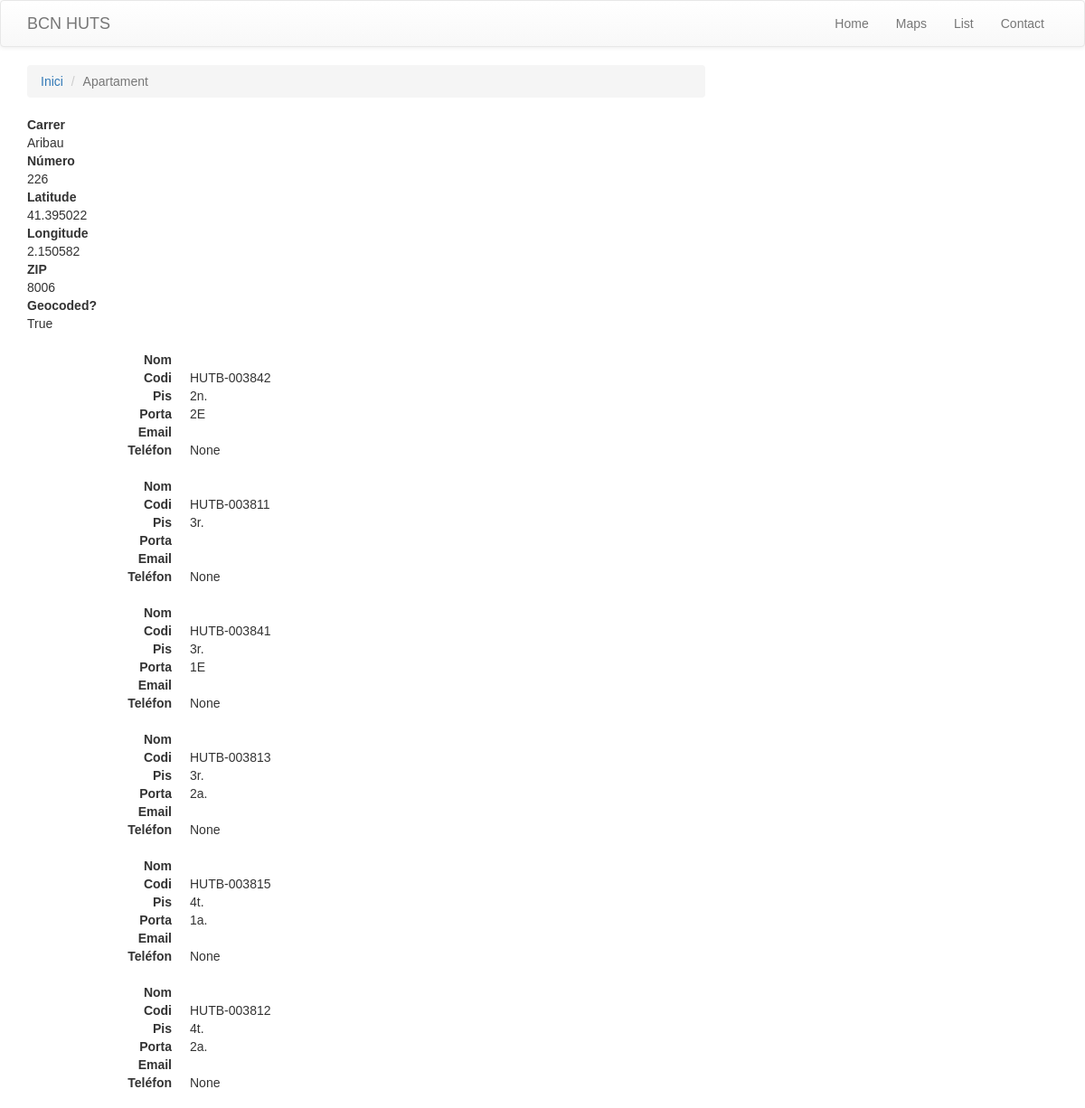
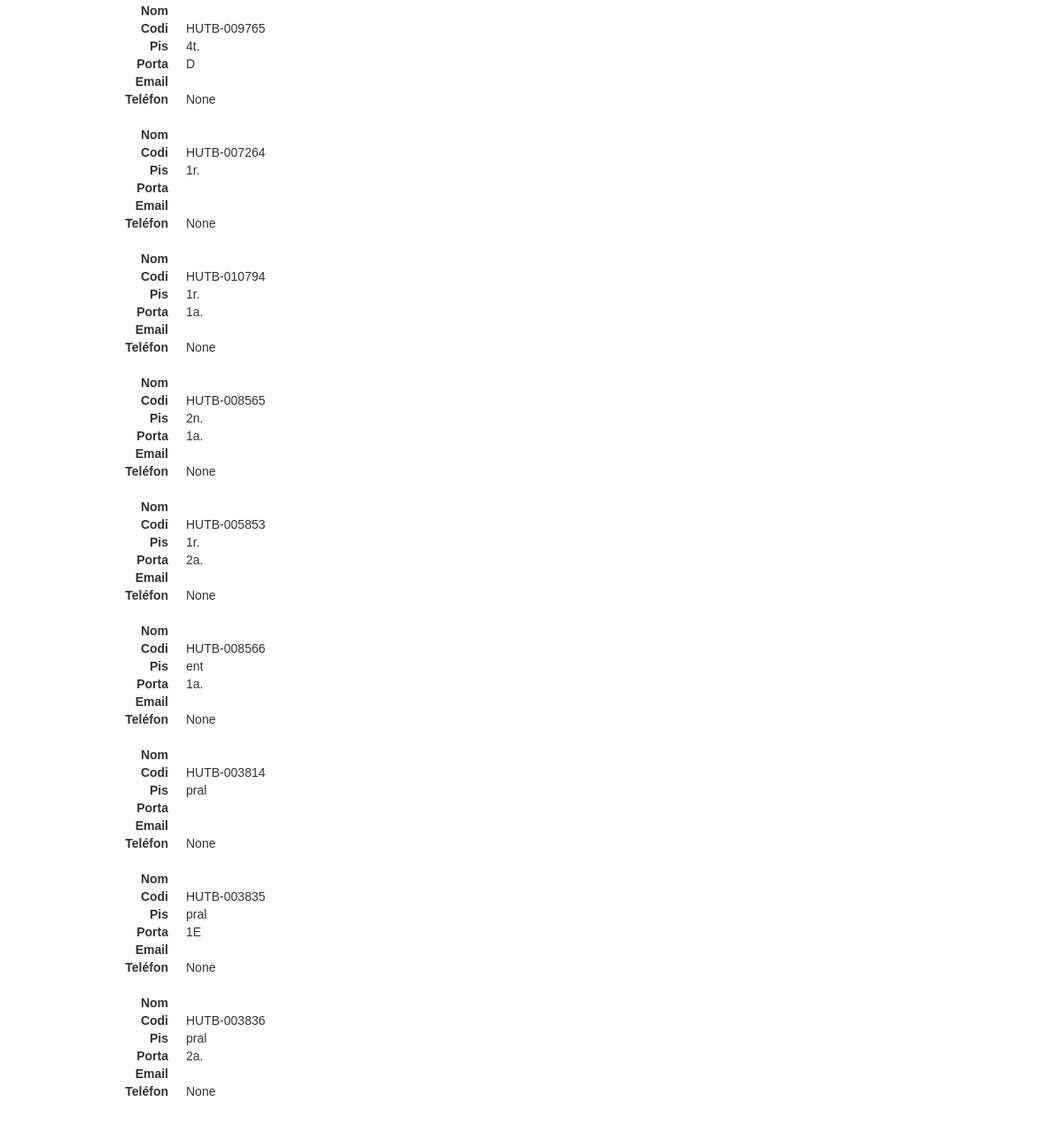
The page /736/ on the database its author committed (2 pictures, top to bottom).
### hutsAPI/models.py (models this page shows, shortened)
class Building (models.Model):
    zip = models.IntegerField(null=True)
    latitude = models.FloatField(null = True)
    longitude = models.FloatField(null=True)
    street = models.CharField(max_length=100, null=True, blank = True)
    number = models.CharField(max_length=100, null=True, blank = True)
    bloc = models.CharField(max_length=10, blank=True)
    geocoded = models.BooleanField(default=False)

class Hut(models.Model):
    code = models.CharField(max_length=30)
    DC = models.IntegerField()
    name = models.CharField(max_length=100, blank=True)
    email = models.EmailField(blank=True)
    telefon = models.IntegerField(null=True)
    flat = models.CharField(max_length=10, null=True)
    door = models.CharField(max_length=10, null=True)
    building = models.ForeignKey(Building,related_name='hut', default=0)

### hutsAPI/views.py (the view)
# urls.py: url(r'^(?P<hut_id>[0-9]+)/$', views.detail, name='detail'),
def detail(request, hut_id):
    try:
        building = Building.objects.get(pk=hut_id)
    except Hut.DoesNotExist:
        raise Http404("HUT does not exist")
    return render(request, 'detail.html', {'building': building})

### hutsAPI/templates/detail.html (shortened to what this page needs)
{% extends "base.html" %}
{% load staticfiles %}
{% block content %}
    <ol class="breadcrumb">
      <li><a href="/">Inici</a></li>
        <li class="active">Apartament</li>
    </ol>
    <dl>
        <dt>Carrer</dt>
        <dd>{{building.street}}</dd>
        <dt>Número</dt>
        <dd>{{building.number}}</dd>
        <dt>Latitude</dt>
        <dd>{{building.latitude}}</dd>
        <dt>Longitude</dt>
        <dd>{{building.longitude}}</dd>
        <dt>ZIP</dt>
        <dd>{{building.zip}}</dd>
        <dt>Geocoded?</dt>
        <dd>{{building.geocoded}}</dd>
    </dl>
    {% for hut in building.hut.all %}
    <dl class="dl-horizontal">
        <dt>Nom</dt>
        <dd>{{ hut.name }}</dd>
        <dt>Codi</dt>
        <dd>{{hut.code}}</dd><dt>Pis</dt>
        <dd>{{hut.flat}}</dd>
        <dt>Porta</dt>
        <dd>{{hut.door}}</dd>
        <dt>Email</dt>
        <dd>{{hut.email}}</dd>
        <dt>Teléfon</dt>
        <dd>{{hut.telefon}}</dd>
    </dl>
    {% endfor %}
    <div  id=map></div>
{% endblock content %}

### hutsAPI/templates/detail.html (style rules this page uses)
body { font-family: sans-serif }
#map { width: 500px; height: 300px }

### rows shown on the page
Building: street "Aribau", number "226", latitude "41.395022", longitude "2.150582", zip "8006", geocoded "True"
Hut: code "HUTB-003842", flat "2n.", door "2E", telefon "None"
Hut: code "HUTB-003811", flat "3r.", telefon "None"
Hut: code "HUTB-003841", flat "3r.", door "1E", telefon "None"
Hut: code "HUTB-003813", flat "3r.", door "2a.", telefon "None"
Hut: code "HUTB-003815", flat "4t.", door "1a.", telefon "None"
Hut: code "HUTB-003812", flat "4t.", door "2a.", telefon "None"
Hut: code "HUTB-009765", flat "4t.", door "D", telefon "None"
Hut: code "HUTB-007264", flat "1r.", telefon "None"
Hut: code "HUTB-010794", flat "1r.", door "1a.", telefon "None"
Hut: code "HUTB-008565", flat "2n.", door "1a.", telefon "None"
Hut: code "HUTB-005853", flat "1r.", door "2a.", telefon "None"
Hut: code "HUTB-008566", flat "ent", door "1a.", telefon "None"
Hut: code "HUTB-003814", flat "pral", telefon "None"
Hut: code "HUTB-003835", flat "pral", door "1E", telefon "None"
Hut: code "HUTB-003836", flat "pral", door "2a.", telefon "None"
